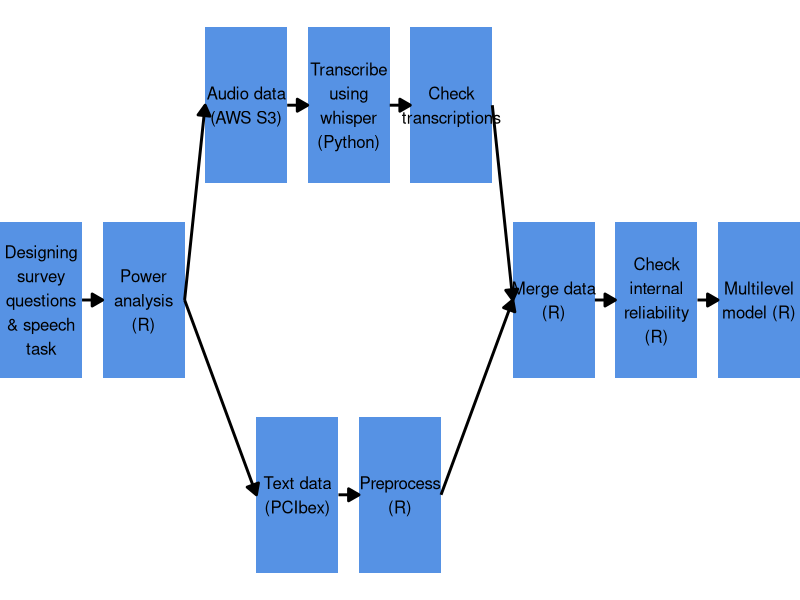
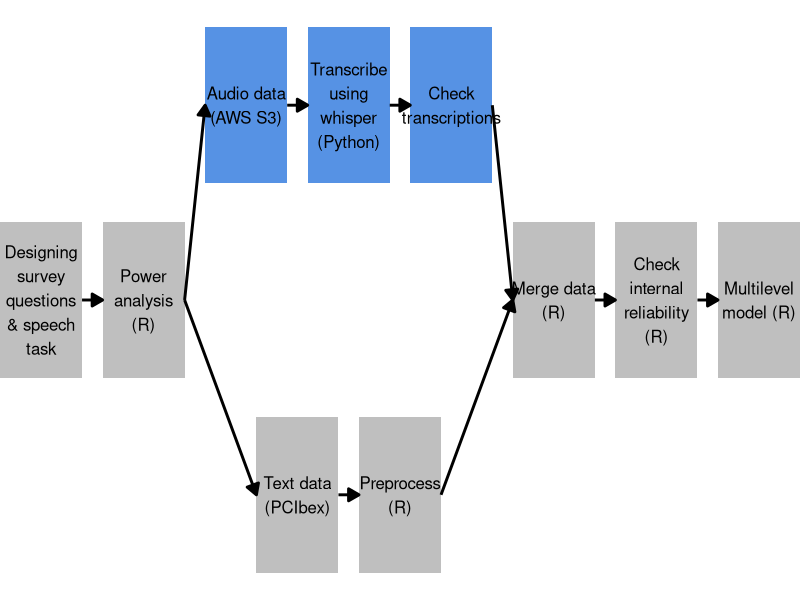

The R script that drew these images, in order:
## ---- chunk 1
#| label: setup

library(tidyverse)  # general data wrangling and plots
library(igraph)  # calculate flowchart positions
library(kableExtra)  # tables

theme_blue <- "#5692e4"  # revealjs theme blue
## ---- chunk 2
#| label: pipeline-data

# calculate data structure for flowchart using this tutorial:
# https://www.r-bloggers.com/2022/06/creating-flowcharts-with-ggplot2/
pipeline_start <- tribble(
  ~from, ~to,
  "Designing survey questions & speech task", "Power analysis (R)",
  "Power analysis (R)", "Text data (PCIbex)",
  "Power analysis (R)", "Audio data (AWS S3)",
  "Text data (PCIbex)", "Preprocess (R)",
  "Audio data (AWS S3)", "Transcribe using whisper (Python)",
  "Transcribe using whisper (Python)", "Check transcriptions",
  "Preprocess (R)", "Merge data (R)",
  "Check transcriptions", "Merge data (R)",
  "Merge data (R)", "Check internal reliability (R)",
  "Check internal reliability (R)", "Multilevel model (R)"
)

pipeline_graph <- graph_from_data_frame(pipeline_start, directed = TRUE)
pipeline_tree <-  layout_as_tree(pipeline_graph)

pipeline_nodes <- pipeline_tree |>
  as_tibble(.name_repair = "unique") |>
  rename(y = 1, x = 2) |>
  mutate(
    label = vertex_attr(pipeline_graph, "name"),
    x = x * -1,
    xmin = x - 0.4,
    xmax = x + 0.4,
    ymin = y - 0.2,
    ymax = y + 0.2
  ) |>
  relocate(c(label, x, y), .before = 0) |>
  mutate(across(
    starts_with("y"),
    \(x) ifelse(
      str_detect(label, "(Merge)|(internal)|(Multilevel)"),
      x + 0.5, x
    )
  )) |>
  mutate(across(
    starts_with("x"),
    \(x) case_when(
      str_detect(label, "(Merge)|(internal)|(Multilevel)") ~ x + 1,
      str_detect(label, "(Text)|(Preprocess)") ~ x + 0.5,
      .default = x
    )
  ))

pipeline_edges <- pipeline_start |>
  mutate(id = row_number()) |>
  pivot_longer(cols = c("from", "to"), names_to = "s_e", values_to = "label") |>
  left_join(pipeline_nodes, by = "label") |>
  mutate(x = ifelse(s_e == "from", xmax, xmin)) |>
  select(id, s_e, x, y)
## ---- chunk 3
#| label: pipeline-plot-1
#| fig-width: 10

ggplot() +
  geom_rect(
    data = pipeline_nodes,
    aes(xmin = xmin, ymin = ymin, xmax = xmax, ymax = ymax),
    fill = theme_blue
  ) +
  geom_text(
    data = pipeline_nodes,
    aes(x = x, y = y, label = str_wrap(label, 10)),
    size = 4.25
  ) +
  geom_path(
    data = pipeline_edges,
    aes(x = x, y = y, group = id),
    linewidth = 1,
    arrow = arrow(length = unit(0.02, "snpc"), type = "closed")
  ) +
  scale_x_continuous(expand = c(0, 0)) +
  theme_void()
## ---- chunk 4
#| label: pipeline-plot-2
#| fig-width: 10

# highlight second section
ggplot() +
  geom_rect(
    data = pipeline_nodes |>
      mutate(group = case_when(
        str_starts(label, "Audio") ~ "highlight",
        str_starts(label, "Transcribe") ~ "highlight",
        str_starts(label, "Check t") ~ "highlight",
        .default = "fade"
      )),
    aes(xmin = xmin, ymin = ymin, xmax = xmax, ymax = ymax, fill = group)
  ) +
  geom_text(
    data = pipeline_nodes,
    aes(x = x, y = y, label = str_wrap(label, 10)),
    size = 4.25
  ) +
  geom_path(
    data = pipeline_edges,
    aes(x = x, y = y, group = id),
    linewidth = 1,
    arrow = arrow(length = unit(0.02, "snpc"), type = "closed")
  ) +
  scale_fill_manual(values = c("grey75", theme_blue)) +
  scale_x_continuous(expand = c(0, 0)) +
  theme_void() +
  guides(fill = guide_none())
## ---- chunk 5
#| label: example-data

read.csv("example_data/pronouns.csv") |>
  rename_with(~str_replace_all(.x, "_", " ")) |>
  kbl() |>
  kable_styling()
